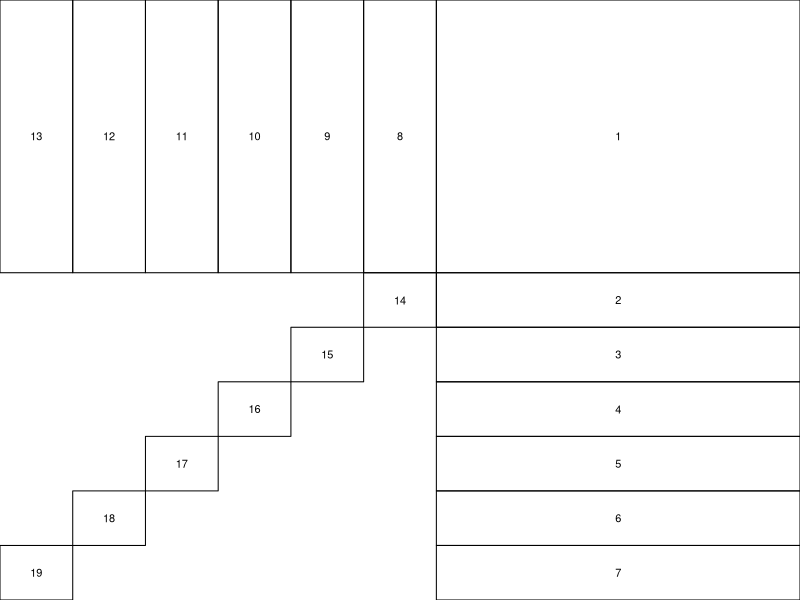
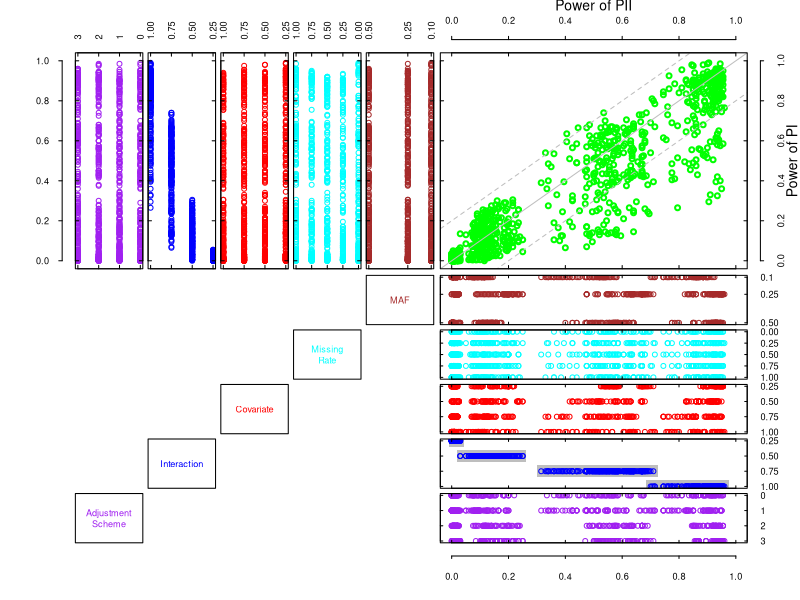

Recreate these plots in R, in order.
mydata=read.table("B_checkerboard.txt", header=T)
mat=matrix(0,11,11)
mat[c(1:5),c(7:11)]=1
mat[6,c(7:11)]=2
mat[7,c(7:11)]=3
mat[8,c(7:11)]=4
mat[9,c(7:11)]=5
mat[10,c(7:11)]=6
mat[11,c(7:11)]=7
mat[c(1:5),1]=13
mat[c(1:5),2]=12
mat[c(1:5),3]=11
mat[c(1:5),4]=10
mat[c(1:5),5]=9
mat[c(1:5),6]=8
mat[6,6]=14
mat[7,5]=15
mat[8,4]=16
mat[9,3]=17
mat[10,2]=18
mat[11,1]=19
layout(mat)
layout.show(19)
par(mar=c(0.3,0.3,4,4))
par(las=1)
par(ps=10)
par(pch=1)
plot(mydata$Rab_power.0.05/200,mydata$Ped_power.0.05/200,xlim=c(0,1),ylim=c(0,1),axes=FALSE, lwd=2,col="green")
abline(0,1,col="grey")
abline(0.2,1,col="gray",lty=2)
abline(-0.2,1, col="grey",lty=2)
axis(1,c(0,0.2,0.4,0.6,0.8,1),labels=FALSE,xlim=c(0,1),tck=0.015)
axis(2,c(0,0.2,0.4,0.6,0.8,1),labels=FALSE,ylim=c(1,0),tck=0.015)
axis(3,seq(0,1,0.2),tck=0.015, labels=FALSE,)
axis(3,seq(0,1,0.2),tck=-0.015, line=1)
mtext("Power of PII", side=3, line = 3)
axis(4,seq(0,1,0.2),tck=0.015, labels=FALSE)
axis(4,seq(0,1,0.2),tck=-0.015, line=1,las=3)
mtext("Power of PI", side=4, line = 3,las=0)
box()

par(mar=c(0.2,0.3,0.2,4))
par(pch=1)
plot(mydata$Rab_power.0.05/200,mydata$ALFreq,axes=FALSE,bty="l",col="brown",xlim=c(0,1),ylim=c(0.5,0.1))
axis(1,c(0,0.2,0.4,0.6,0.8,1),labels=FALSE,xlim=c(1,0),tck=0.05)
axis(3,c(0,0.2,0.4,0.6,0.8,1),labels=FALSE,xlim=c(1,0),tck=0.05)
axis(2,c(0.1,0.25,0.5),labels=FALSE,ylim=c(0.5,0.1),tck=0.05)
axis(4,c(0.1,0.25,0.5),labels=c("0.1","0.25","0.50"),ylim=c(0.5,0.1),tck=0.05)
box()

par(pch=1)
plot(mydata$Rab_power.0.05/200,mydata$MisRate,axes=FALSE,bty="l",col="cyan",xlim=c(0,1),ylim=c(1,0))
axis(1,c(0,0.2,0.4,0.6,0.8,1),labels=FALSE,xlim=c(1,0),tck=0.05)
axis(3,c(0,0.2,0.4,0.6,0.8,1),labels=FALSE,xlim=c(1,0),tck=0.05)
axis(2,c(0,0.25,0.50,0.75,1),labels=FALSE,ylim=c(1,0),tck=0.05)
axis(4,c(0,0.25,0.50,0.75,1),labels=c("0.00","0.25","0.50","0.75","1.00"),ylim=c(1,0),xlim=c(0,1),tck=0.05)
box()

par(pch=1)
plot(mydata$Rab_power.0.05/200,mydata$Cov,axes=FALSE,bty="l",col="red",ylim=c(1,0.25),xlim=c(0,1))
axis(1,c(0,0.2,0.4,0.6,0.8,1),labels=FALSE,xlim=c(1,0),tck=0.05)
axis(3,c(0,0.2,0.4,0.6,0.8,1),labels=FALSE,xlim=c(1,0),tck=0.05)
axis(2,c(0.25,0.5,0.75,1),labels=FALSE,tck=0.05)
axis(4,c(0.25,0.5,0.75,1),labels=c("0.25","0.50","0.75","1.00"),tck=0.05)
box()

par(pch=1)
plot(x=NULL, y=NULL, axes=FALSE,bty="l",col="blue",ylim=c(1,0.25),xlim=c(0,1))
polygon(c(-0.01,0.045,0.045,-0.01),c(0.20,0.20,0.35,0.35), col="gray", border=FALSE)
polygon(c(0.02,0.26,0.26,0.02),c(0.40,0.40,0.6,0.6), col="gray", border=FALSE)
polygon(c(0.3,0.725,0.725,0.3),c(0.65,0.65,0.85,0.85), col="gray", border=FALSE)
polygon(c(0.685,0.975,0.975,0.685),c(0.9,0.9,1.1,1.1), col="gray", border=FALSE)
points(mydata$Rab_power.0.05/200,mydata$Gene,col="blue")
#plot(mydata$Rab_power.0.05/200,mydata$Gene,axes=FALSE,bty="l",col="blue",ylim=c(1,0.25),xlim=c(0,1))
axis(1,c(0,0.2,0.4,0.6,0.8,1),labels=FALSE,xlim=c(1,0),tck=0.05)
axis(3,c(0,0.2,0.4,0.6,0.8,1),labels=FALSE,xlim=c(1,0),tck=0.05)
axis(2,c(0.25,0.5,0.75,1), labels=FALSE,tck=0.05)
axis(4,c(0.25,0.5,0.75,1), labels=c("0.25","0.50","0.75","1.00"),tck=0.05)
box()

par(pch=1)
plot(mydata$Rab_power.0.05/200,mydata$scheme,axes=FALSE,bty="l",col="purple",ylim=c(3,0),xlim=c(0,1))
axis(1,c(0,0.2,0.4,0.6,0.8,1),labels=FALSE,xlim=c(1,0),tck=0.05)
axis(1,c(0,0.2,0.4,0.6,0.8,1),xlim=c(1,0),tck=-0.05, line=1)
axis(3,c(0,0.2,0.4,0.6,0.8,1),labels=FALSE,xlim=c(1,0),tck=0.05)
axis(2,c(0,1,2,3), labels=FALSE,tck=0.05)
axis(4,c(0,1,2,3), labels=c(0,1,2,3),tck=0.05)
box()

plot.new()



par(las=2)
par(mar=c(0.3,0.2,4,0.2))
par(pch=1)

plot(mydata$ALFreq,mydata$Ped_power.0.05/200,axes=FALSE,bty="l",col="brown",xlim=c(0.5,0.1),ylim=c(0,1))
axis(2,c(0,0.2,0.4,0.6,0.8,1),labels=FALSE,ylim=c(1,0),tck=0.05)
axis(4,c(0,0.2,0.4,0.6,0.8,1),labels=FALSE,ylim=c(1,0),tck=0.05)
axis(1,c(0.1,0.25,0.5),labels=FALSE,tck=0.05)
axis(3,c(0.1,0.25,0.5),labels=c("0.10","0.25","0.50"),xlim=c(0.5,0.1),tck=0.05)
box()

plot(mydata$MisRate,mydata$Ped_power.0.05/200,axes=FALSE,bty="l",col="cyan",xlim=c(1,0),ylim=c(0,1))
axis(2,c(0,0.2,0.4,0.6,0.8,1),labels=FALSE,ylim=c(1,0),tck=0.05)
axis(4,c(0,0.2,0.4,0.6,0.8,1),labels=FALSE,ylim=c(1,0),tck=0.05)
axis(1,c(0,0.25,0.50,0.75,1),labels=FALSE,tck=0.05)
axis(3,c(0,0.25,0.50,0.75,1),labels=c("0.00","0.25","0.50","0.75","1.00"),tck=0.05)
box()

par(pch=1)
plot(mydata$Cov,mydata$Ped_power.0.05/200,axes=FALSE,bty="l",col="red",xlim=c(1,0.25),ylim=c(0,1))
axis(2,c(0,0.2,0.4,0.6,0.8,1),labels=FALSE,ylim=c(1,0),tck=0.05)
axis(4,c(0,0.2,0.4,0.6,0.8,1),labels=FALSE,ylim=c(1,0),tck=0.05)
axis(1,c(0,0.25,0.5,0.75,1),labels=FALSE,tck=0.05)
axis(3,c(0,0.25,0.5,0.75,1),labels=c("0.00","0.25","0.50","0.75","1.00"),tck=0.05)
box()

par(pch=1)
plot(mydata$Gene,mydata$Ped_power.0.05/200,axes=FALSE,bty="l",col="blue",xlim=c(1,0.25),ylim=c(0,1))
axis(2,c(0,0.2,0.4,0.6,0.8,1),labels=FALSE,ylim=c(1,0),tck=0.05)
axis(4,c(0,0.2,0.4,0.6,0.8,1),labels=FALSE,ylim=c(1,0),tck=0.05)
axis(1,c(0,0.25,0.5,0.75,1),labels=FALSE,tck=0.05)
axis(3,c(0,0.25,0.5,0.75,1),labels=c("0.00","0.25","0.50","0.75","1.00"),tck=0.05)
box()

par(pch=1)
plot(mydata$scheme,mydata$Ped_power.0.05/200,axes=FALSE,bty="l",col="purple",xlim=c(3,0),ylim=c(0,1))
axis(2,c(0,0.2,0.4,0.6,0.8,1),labels=FALSE,ylim=c(1,0),tck=0.05)
axis(2,c(0,0.2,0.4,0.6,0.8,1),ylim=c(1,0),tck=-0.05, line=1)
axis(4,c(0,0.2,0.4,0.6,0.8,1),labels=FALSE,ylim=c(1,0),tck=0.05)
axis(1,c(0,1,2,3),labels=FALSE,tck=0.05)
axis(3,c(0,1,2,3),labels=c(0,1,2,3),tck=0.05)
box()
plot.new();

par(mar=c(0.2,0.2,0.2,0.2))
plot.new()
text(0.5,y=0.5,"MAF", col="brown")
box();
plot.new();
text(0.5,y=0.5,"Missing\nRate",col="cyan")
box()
plot.new()
text(0.5,0.5,"Covariate",col="red")
box()
plot.new()
text(0.5,0.5,"Interaction",col="blue")
box()
plot.new()
text(0.5,0.5,"Adjustment\nScheme",col="purple")
box()

